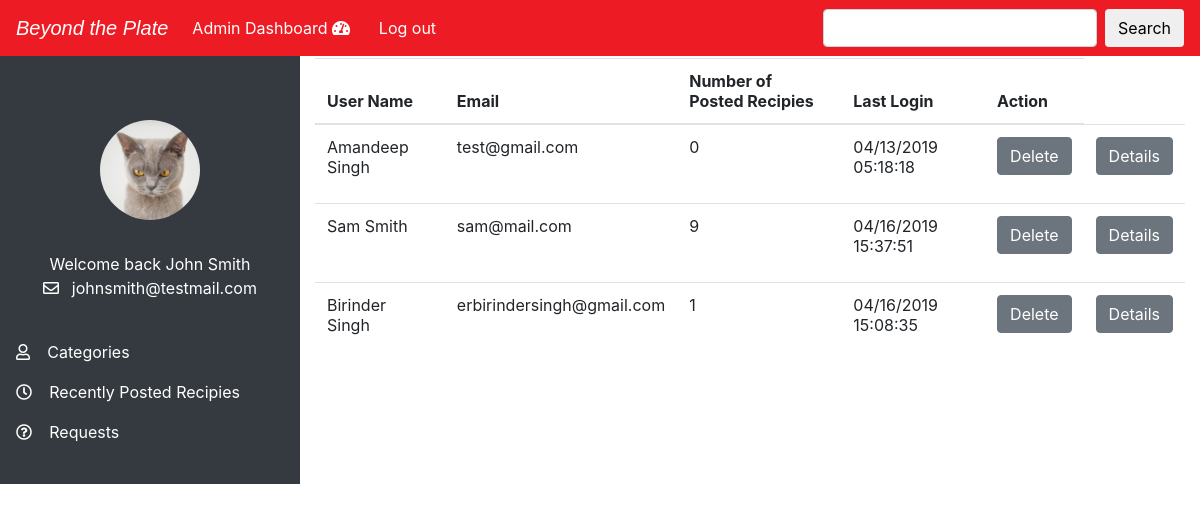
The page /admindashboard.php on the database as committed earlier.
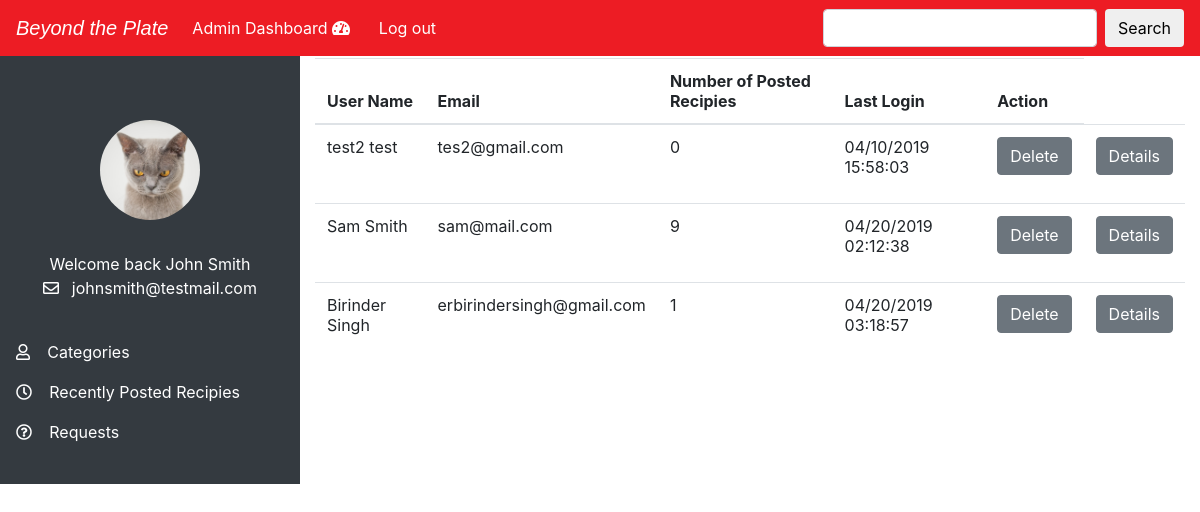
The same page on the database as committed later.
### tables this page shows
CREATE TABLE `users` (
  `id` int(10) NOT NULL,
  `email` varchar(50) NOT NULL,
  `password` varchar(255) NOT NULL,
  `first_name` varchar(50) NOT NULL,
  `last_name` varchar(50) NOT NULL,
  `last_login` int(10) NOT NULL,
  `role` int(1) NOT NULL,
  `is_deleted` int(1) NOT NULL DEFAULT '0',
  `created_date` int(10) NOT NULL,
  `modified_date` int(10) NOT NULL
);

### lib/classes/Admin.php (called while the page is built, shortened)
<?php
class Admin
{
	private $db;
	public function __construct($db) {
            $this->db = $db;
        }
	public function getAllUsers(){
		$sql = "SELECT users.id, first_name, last_name, email, last_login, users.is_deleted, COUNT(recipes.user_id) AS number FROM users
						LEFT JOIN recipes ON users.id = recipes.user_id
						WHERE users.is_deleted = 0 AND users.role = 2
						GROUP BY recipes.user_id";
		$pst = $this->db->prepare($sql);
		$pst->execute();
		$count = $pst->fetchAll(PDO::FETCH_OBJ);
		return $count;
	}
	public function getAdmin(){
		$sql = "SELECT first_name, last_name, email, role FROM users WHERE role = 1 ";
		$pst = $this->db->prepare($sql);
		$pst->execute();
		$count = $pst->fetchAll(PDO::FETCH_OBJ);
		return $count;
	}
}
?>

### lib/controllers/admin-controller.php (the view, shortened to what this page needs)
<?php
require_once 'lib/classes/Admin.php';
function printUsers($admin) {
  $returnUser = "";
  foreach ($admin->getAllUsers() as $users) {
      if(!$users->is_deleted) {
          $returnUser .= "<tr>";
          $returnUser .= "<td>" .$users->first_name . " " . $users->last_name. "</td>";
          $returnUser .= "<td>" . $users->email . "</td>";
          $returnUser .= "<td>" . $users->number . "</td>";
          $returnUser .= "<td>" . date('m/d/Y H:i:s', $users->last_login) . "</td>";
          $returnUser .= "<td>" .
              "<form action='#' method='post'>" .
                  "<input type='hidden' name = 'id' value='$users->id' />" .
                  "<input type='submit' name='delete' value='Delete' class='btn btn-secondary' />" .
              "</form>" .
              "</td>";
          $returnUser .= "<td>" .
              "<form action='#' method='post'>" .
                  "<input type='hidden' name = 'id' value='$users->id' />" .
                  "<input type='submit' name='details' value='Details' class='btn btn-secondary' />" .
              "</form>" .
              "</td>";
          $returnUser .= "</tr>";
      }
  }
  return $returnUser;
}
function printAdmin($admin){
$returnAdmin = "";
  foreach ($admin->getAdmin() as $admin) {
          $returnAdmin .= "<div id='admwelcome'>";
          $returnAdmin .= "<div class='text-center'>" ."Welcome back ".$admin->first_name . " " . $admin->last_name. "</div>";
          $returnAdmin .= "<div class='text-center'>" . "<i class='far fa-envelope'></i>".$admin->email . "</div>";
          $returnAdmin .= "</div>";
  }
  return $returnAdmin;
}
?>

Rows that differ between the two databases and show on the page:
no longer on this page (row edited): users: first_name "Amandeep", last_name "Singh", email "test@gmail.com", number "0", last_login "04/13/2019 05:18:18"
now on this page (row unchanged): users: first_name "test2", last_name "test", email "tes2@gmail.com", number "0", last_login "04/10/2019 15:58:03"
changed users "Sam": last_login "04/16/2019 15:37:51" → "04/20/2019 02:12:38"
changed users "Birinder": last_login "04/16/2019 15:08:35" → "04/20/2019 03:18:57"
